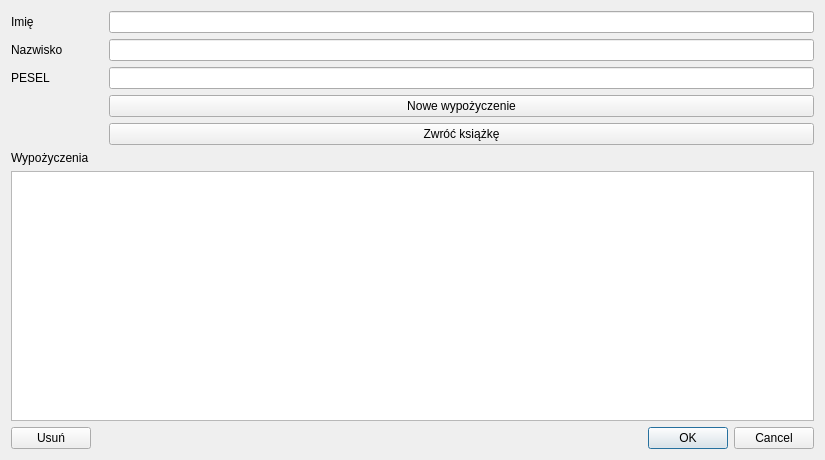
<?xml version="1.0" encoding="UTF-8"?>
<ui version="4.0">
 <class>DialogCzytelnik</class>
 <widget class="QDialog" name="DialogCzytelnik">
  <property name="geometry">
   <rect>
    <x>0</x>
    <y>0</y>
    <width>825</width>
    <height>460</height>
   </rect>
  </property>
  <property name="windowTitle">
   <string>Czytelnik</string>
  </property>
  <layout class="QGridLayout" name="gridLayout">
   <item row="1" column="3">
    <widget class="QLineEdit" name="lineEdit_nazwisko"/>
   </item>
   <item row="11" column="0">
    <widget class="QPushButton" name="pushButton_usun">
     <property name="text">
      <string>Usuń</string>
     </property>
    </widget>
   </item>
   <item row="0" column="3">
    <widget class="QLineEdit" name="lineEdit_imie"/>
   </item>
   <item row="1" column="0">
    <widget class="QLabel" name="label_2">
     <property name="text">
      <string>Nazwisko</string>
     </property>
    </widget>
   </item>
   <item row="2" column="3">
    <widget class="QLineEdit" name="lineEdit_pesel"/>
   </item>
   <item row="7" column="0">
    <widget class="QLabel" name="label_4">
     <property name="text">
      <string>Wypożyczenia</string>
     </property>
    </widget>
   </item>
   <item row="10" column="0" colspan="4">
    <widget class="QTableView" name="wypozyczeniaTable">
     <property name="sortingEnabled">
      <bool>true</bool>
     </property>
     <attribute name="horizontalHeaderDefaultSectionSize">
      <number>150</number>
     </attribute>
    </widget>
   </item>
   <item row="11" column="3">
    <widget class="QDialogButtonBox" name="buttonBox">
     <property name="orientation">
      <enum>Qt::Horizontal</enum>
     </property>
     <property name="standardButtons">
      <set>QDialogButtonBox::Cancel|QDialogButtonBox::Ok</set>
     </property>
    </widget>
   </item>
   <item row="2" column="0">
    <widget class="QLabel" name="label_3">
     <property name="text">
      <string>PESEL</string>
     </property>
    </widget>
   </item>
   <item row="0" column="0">
    <widget class="QLabel" name="label">
     <property name="text">
      <string>Imię</string>
     </property>
    </widget>
   </item>
   <item row="5" column="3">
    <widget class="QPushButton" name="pushButton_zwroc">
     <property name="text">
      <string>Zwróć książkę</string>
     </property>
    </widget>
   </item>
   <item row="4" column="3">
    <widget class="QPushButton" name="pushButton_wypozycz">
     <property name="text">
      <string>Nowe wypożyczenie</string>
     </property>
    </widget>
   </item>
  </layout>
 </widget>
 <resources/>
 <connections>
  <connection>
   <sender>buttonBox</sender>
   <signal>accepted()</signal>
   <receiver>DialogCzytelnik</receiver>
   <slot>accept()</slot>
   <hints>
    <hint type="sourcelabel">
     <x>248</x>
     <y>254</y>
    </hint>
    <hint type="destinationlabel">
     <x>157</x>
     <y>274</y>
    </hint>
   </hints>
  </connection>
  <connection>
   <sender>buttonBox</sender>
   <signal>rejected()</signal>
   <receiver>DialogCzytelnik</receiver>
   <slot>reject()</slot>
   <hints>
    <hint type="sourcelabel">
     <x>316</x>
     <y>260</y>
    </hint>
    <hint type="destinationlabel">
     <x>286</x>
     <y>274</y>
    </hint>
   </hints>
  </connection>
  <connection>
   <sender>pushButton_usun</sender>
   <signal>clicked()</signal>
   <receiver>DialogCzytelnik</receiver>
   <slot>reject()</slot>
   <hints>
    <hint type="sourcelabel">
     <x>51</x>
     <y>437</y>
    </hint>
    <hint type="destinationlabel">
     <x>412</x>
     <y>229</y>
    </hint>
   </hints>
  </connection>
 </connections>
</ui>
